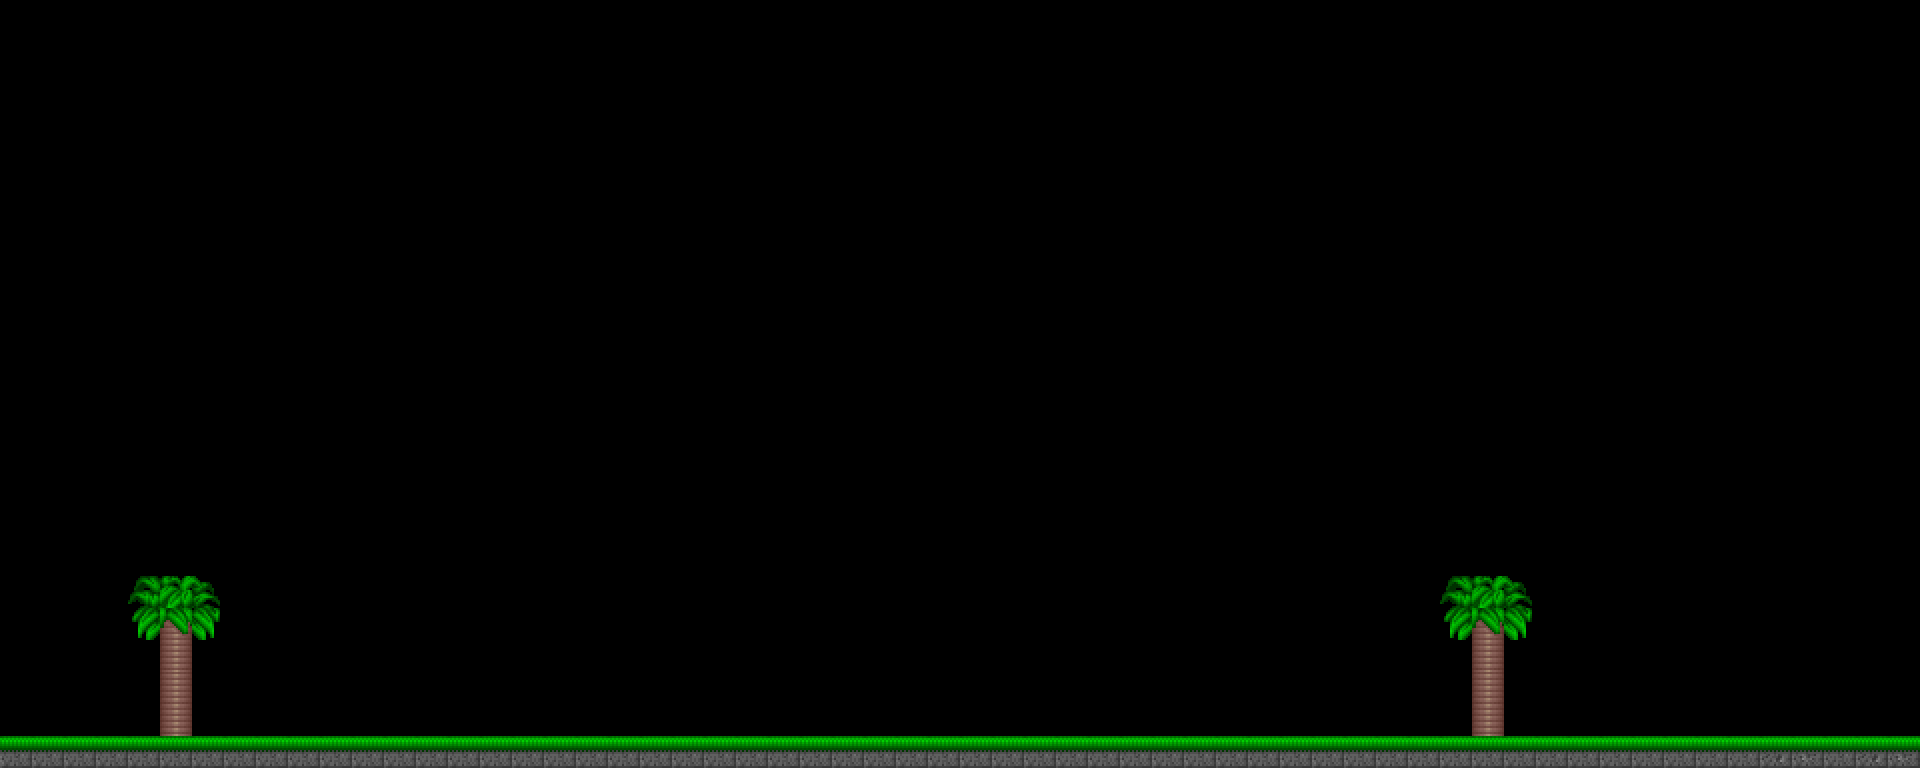

Tiled map render using the project's own tile images. Description and the whole map definition, tile-layer contents included, below:
An orthogonal 60x24 tile map with 32x32 px tiles, 1 tile layer (Tile Layer 1) and 4 objects (3x platform, player).

<map version="1.0" tiledversion="1.1.2" orientation="orthogonal" renderorder="right-down" width="60" height="24" tilewidth="32" tileheight="32" infinite="0" nextobjectid="5">
 <tileset firstgid="1" name="blocks2" tilewidth="32" tileheight="32" spacing="2" margin="2" tilecount="198" columns="18">
  <image source="../../../../../../fxgl-samples/src/main/resources/assets/textures/blocks2.png" trans="000000" width="640" height="400" />
 </tileset>
 <layer name="Tile Layer 1" width="60" height="24">
  <data encoding="csv">
0,0,0,0,0,0,0,0,0,0,0,0,0,0,0,0,0,0,0,0,0,0,0,0,0,0,0,0,0,0,0,0,0,0,0,0,0,0,0,0,0,0,0,0,0,0,0,0,0,0,0,0,0,0,0,0,0,0,0,0,
0,0,0,0,0,0,0,0,0,0,0,0,0,0,0,0,0,0,0,0,0,0,0,0,0,0,0,0,0,0,0,0,0,0,0,0,0,0,0,0,0,0,0,0,0,0,0,0,0,0,0,0,0,0,0,0,0,0,0,0,
0,0,0,0,0,0,0,0,0,0,0,0,0,0,0,0,0,0,0,0,0,0,0,0,0,0,0,0,0,0,0,0,0,0,0,0,0,0,0,0,0,0,0,0,0,0,0,0,0,0,0,0,0,0,0,0,0,0,0,0,
0,0,0,0,0,0,0,0,0,0,0,0,0,0,0,0,0,0,0,0,0,0,0,0,0,0,0,0,0,0,0,0,0,0,0,0,0,0,0,0,0,0,0,0,0,0,0,0,0,0,0,0,0,0,0,0,0,0,0,0,
0,0,0,0,0,0,0,0,0,0,0,0,0,0,0,0,0,0,0,0,0,0,0,0,0,0,0,0,0,0,0,0,0,0,0,0,0,0,0,0,0,0,0,0,0,0,0,0,0,0,0,0,0,0,0,0,0,0,0,0,
0,0,0,0,0,0,0,0,0,0,0,0,0,0,0,0,0,0,0,0,0,0,0,0,0,0,0,0,0,0,0,0,0,0,0,0,0,0,0,0,0,0,0,0,0,0,0,0,0,0,0,0,0,0,0,0,0,0,0,0,
0,0,0,0,0,0,0,0,0,0,0,0,0,0,0,0,0,0,0,0,0,0,0,0,0,0,0,0,0,0,0,0,0,0,0,0,0,0,0,0,0,0,0,0,0,0,0,0,0,0,0,0,0,0,0,0,0,0,0,0,
0,0,0,0,0,0,0,0,0,0,0,0,0,0,0,0,0,0,0,0,0,0,0,0,0,0,0,0,0,0,0,0,0,0,0,0,0,0,0,0,0,0,0,0,0,0,0,0,0,0,0,0,0,0,0,0,0,0,0,0,
0,0,0,0,0,0,0,0,0,0,0,0,0,0,0,0,0,0,0,0,0,0,0,0,0,0,0,0,0,0,0,0,0,0,0,0,0,0,0,0,0,0,0,0,0,0,0,0,0,0,0,0,0,0,0,0,0,0,0,0,
0,0,0,0,0,0,0,0,0,0,0,0,0,0,0,0,0,0,0,0,0,0,0,0,0,0,0,0,0,0,0,0,0,0,0,0,0,0,0,0,0,0,0,0,0,0,0,0,0,0,0,0,0,0,0,0,0,0,0,0,
0,0,0,0,0,0,0,0,0,0,0,0,0,0,0,0,0,0,0,0,0,0,0,0,0,0,0,0,0,0,0,0,0,0,0,0,0,0,0,0,0,0,0,0,0,0,0,0,0,0,0,0,0,0,0,0,0,0,0,0,
0,0,0,0,0,0,0,0,0,0,0,0,0,0,0,0,0,0,0,0,0,0,0,0,0,0,0,0,0,0,0,0,0,0,0,0,0,0,0,0,0,0,0,0,0,0,0,0,0,0,0,0,0,0,0,0,0,0,0,0,
0,0,0,0,0,0,0,0,0,0,0,0,0,0,0,0,0,0,0,0,0,0,0,0,0,0,0,0,0,0,0,0,0,0,0,0,0,0,0,0,0,0,0,0,0,0,0,0,0,0,0,0,0,0,0,0,0,0,0,0,
0,0,0,0,0,0,0,0,0,0,0,0,0,0,0,0,0,0,0,0,0,0,0,0,0,0,0,0,0,0,0,0,0,0,0,0,0,0,0,0,0,0,0,0,0,0,0,0,0,0,0,0,0,0,0,0,0,0,0,0,
0,0,0,0,0,0,0,0,0,0,0,0,0,0,0,0,0,0,0,0,0,0,0,0,0,0,0,0,0,0,0,0,0,0,0,0,0,0,0,0,0,0,0,0,0,0,0,0,0,0,0,0,0,0,0,0,0,0,0,0,
0,0,0,0,0,0,0,0,0,0,0,0,0,0,0,0,0,0,0,0,0,0,0,0,0,0,0,0,0,0,0,0,0,0,0,0,0,0,0,0,0,0,0,0,0,0,0,0,0,0,0,0,0,0,0,0,0,0,0,0,
0,0,0,0,0,0,0,0,0,0,0,0,0,0,0,0,0,0,0,0,0,0,0,0,0,0,0,0,0,0,0,0,0,0,0,0,0,0,0,0,0,0,0,0,0,0,0,0,0,0,0,0,0,0,0,0,0,0,0,0,
0,0,0,0,0,0,0,0,0,0,0,0,0,0,0,0,0,0,0,0,0,0,0,0,0,0,0,0,0,0,0,0,0,0,0,0,0,0,0,0,0,0,0,0,0,0,0,0,0,0,0,0,0,0,0,0,0,0,0,0,
0,0,0,0,102,103,104,0,0,0,0,0,0,0,0,0,0,0,0,0,0,0,0,0,0,0,0,0,0,0,0,0,0,0,0,0,0,0,0,0,0,0,0,0,0,102,103,104,0,0,0,0,0,0,0,0,0,0,0,0,
0,0,0,0,120,121,122,0,0,0,0,0,0,0,0,0,0,0,0,0,0,0,0,0,0,0,0,0,0,0,0,0,0,0,0,0,0,0,0,0,0,0,0,0,0,120,121,122,0,0,0,0,0,0,0,0,0,0,0,0,
0,0,0,0,0,139,0,0,0,0,0,0,0,0,0,0,0,0,0,0,0,0,0,0,0,0,0,0,0,0,0,0,0,0,0,0,0,0,0,0,0,0,0,0,0,0,139,0,0,0,0,0,0,0,0,0,0,0,0,0,
0,0,0,0,0,157,0,0,0,0,0,0,0,0,0,0,0,0,0,0,0,0,0,0,0,0,0,0,0,0,0,0,0,0,0,0,0,0,0,0,0,0,0,0,0,0,157,0,0,0,0,0,0,0,0,0,0,0,0,0,
0,0,0,0,0,175,0,0,0,0,0,0,0,0,0,0,0,0,0,0,0,0,0,0,0,0,0,0,0,0,0,0,0,0,0,0,0,0,0,0,0,0,0,0,0,0,175,0,0,0,0,0,0,0,0,0,0,0,0,0,
1,1,1,1,1,1,1,1,1,1,1,1,1,1,1,1,1,1,1,1,1,1,1,1,1,1,1,1,1,1,1,1,1,1,1,1,1,1,1,1,1,1,1,1,1,1,1,1,1,1,1,1,1,1,1,2,3,1,2,3
</data>
 </layer>
 <objectgroup name="Collidables">
  <object id="1" type="platform" x="0" y="736" width="1920" height="32" />
  <object id="2" type="platform" x="160" y="608" width="32" height="128" />
  <object id="3" type="platform" x="1472" y="608" width="32" height="128" />
  <object id="4" type="player" x="352" y="640" />
 </objectgroup>
</map>
